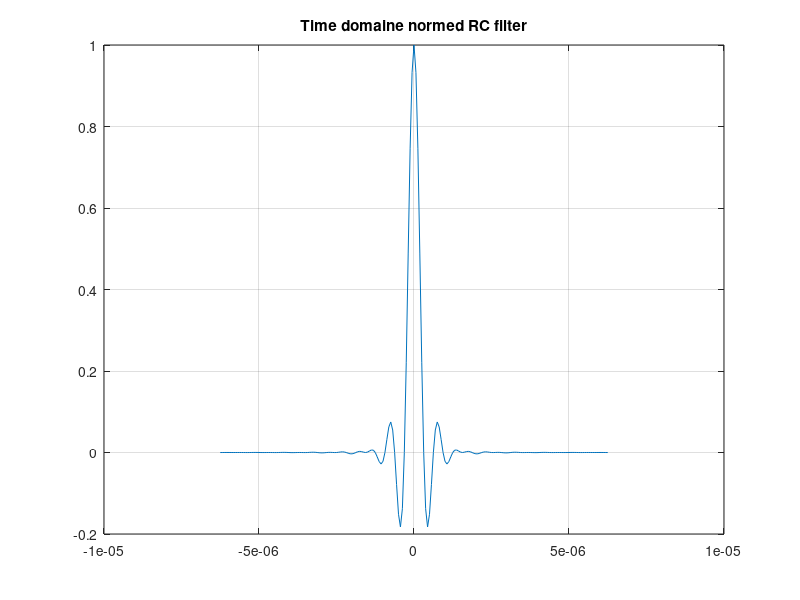
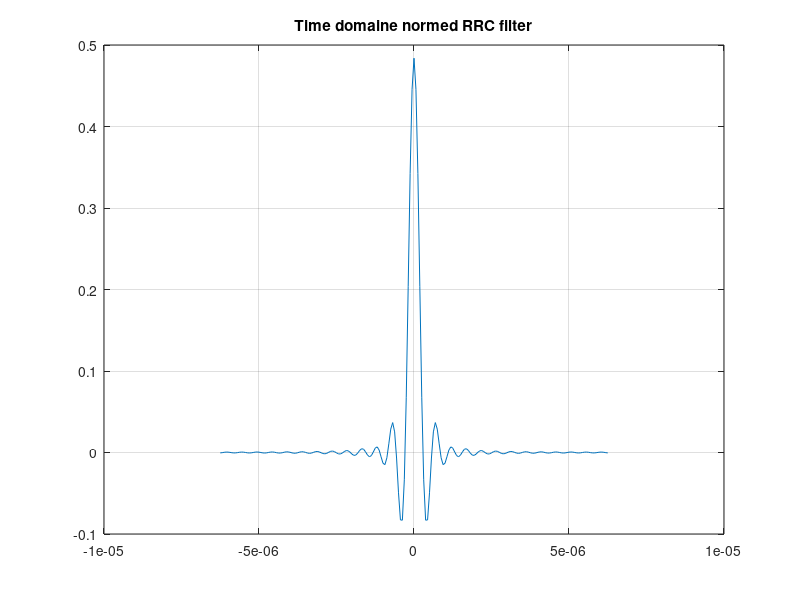

The MATLAB script that drew these images, in order: (Note: this script raises an error after producing the figures.)
clear all; clc; close all;

Nbit = 3000;
Nbps = 4;               %Nombre of bits per symbol (1 = BPSK, 2 = 4QAM, 4 = 16QAM, 6 = 64QAM)
M = 16;       %Upsampling factor
f_cut = 1e6; %Hz Cutoff frequency
fs = M*f_cut; % Sampling frequency (rule of thumb for the 10 25 times f_cut) Its the freq on which the conv of the filter and the signal will be done --> has to be the same !!!
T_symb = 1/(2*(fs/10))
EbNo = 5; %Energy of one by over the PSD of the noise ratio (in dB)
N_taps = 201; %number of taps of the filter

beta = 0.3; %Makes the window smoother as beta increases // roll-off factor given in the specifications
T = T_symb; %Sampling period to avoid ISI given by the f_cut (slide 29 p211) not sure about this relation !
N = N_taps;


f_step = fs/N;
f_max = f_step*(N-1)/2;
f = linspace(-f_max,f_max,N);

t_step = 1/fs;
t = (-(N-1)/2:(N-1)/2)*t_step;

%% filter in the frequency domain


H=zeros(1,N);
%creating the fucntion by the cases given in slide 30 p212
lower_bound = (1-beta)/(2*T);
upper_bound = (1+beta)/(2*T);

for i = 1:N
    fi = abs(f(i));
    if fi < lower_bound
        H(i)=T;
    elseif fi <= upper_bound
        H(i) = T*( 1 + cos( pi*T*(fi - lower_bound)/beta))/2;
    end
end



%% filter in time domain
%Passing from freq to time domain with IFFT

G = sqrt(H); %Root of the filter to implement it at transmiter and receiver

h = ifft(ifftshift(H));
g = ifft(ifftshift(G));
norm = h(1);
h = fftshift(h);
g = fftshift(g);
h_normed = (h/norm);
g_normed = (g/sqrt(norm));

% figure(1);plot(f,H,'*'); grid on;title("Frequency domaine RC filter");
% figure(2);plot(f,G,'*'); grid on;title("Frequency domaine RRC filter");hold on;
% figure(3);plot(t,h); grid on; title("Time domain RC filter");
figure(4);plot(t,h_normed); grid on; title("Time domaine normed RC filter")
% figure(5);plot(t,g); grid on; title("Time domain RRC filter");
figure(6);plot(t,g_normed); grid on; title("Time domaine normed RRC filter")


%% Bit Generator

bits = randi(2,1,Nbit)-1;
check_mult = mod(Nbit,Nbps);
if check_mult == 0
    bit_tx = bits;
else
    bit_tx = [bits  zeros(1,Nbps - check_mult)];
end
Nbit_tx = length(bit_tx);

% 
% bit_tx = [0 0 0 1];
% Nbit = length(bit_tx);
% Nbit_tx = Nbit;

%% Mapping
%Maps the bits into desired symbols in the complex plane 
if (Nbps > 1)
    symb_tx = mapping(bit_tx', Nbps, 'qam')';
else
    symb_tx = mapping(bit_tx', Nbps, 'pam')';
end


%% Upsampling

upsampled_symb_tx = UpSampling(symb_tx,Nbit_tx,Nbps,M);


%% Transmitter Filter


signal_tx = conv(upsampled_symb_tx,g_normed);%Convolution of the signal with the filter
signal_tx_simple = upsampled_symb_tx;

%% Transmission Channel

signal_rx = NoiseAddition(signal_tx,EbNo,fs,Nbit);      %With Noise
signal_rx_simple = NoiseAddition(signal_tx_simple,EbNo,fs,Nbit);      %With Noise
% signal_rx = signal_tx;                              %Without Nosie


%% Receiver Filter
matched_filter = flip(g_normed); %Get the time reversal of the filter g(-t) 
upsampled_symb_rx = conv(signal_rx,matched_filter,'valid'); %Matched filter convolved with the signal; 'valid' to remove padded zeroes added by the convolution

upsampled_symb_rx_simple = signal_rx_simple;
%% Downsampling

symb_rx = DownSampling(upsampled_symb_rx,Nbit_tx,Nbps,M);
symb_rx_simple = DownSampling(upsampled_symb_rx_simple,Nbit_tx,Nbps,M);

%% Demapping
 
if (Nbps > 1)
    bit_rx = demapping(symb_rx', Nbps, 'qam')';
else
    bit_rx = demapping(real(symb_rx)', Nbps, 'pam')';
end

bit_down_scaled = bit_rx(1:Nbit);

if (Nbps > 1)
    bit_rx_simple = demapping(symb_rx_simple', Nbps, 'qam')';
else
    bit_rx_simple = demapping(real(symb_rx_simple)', Nbps, 'pam')';
end

bit_down_scaled_simple = bit_rx_simple(1:Nbit);


%% Bits check

ErrorRatio = ErrorCalculator(bit_down_scaled,bits)
ErrorRatioSimple = ErrorCalculator(bit_down_scaled_simple,bits)

% figure(10);stem(abs(upsampled_symb_tx),'o');grid on; title("Upsampled Symbols");hold on; stem(abs(upsampled_symb_rx),'.');hold on; stem(abs(upsampled_symb_rx_simple),'.');legend('tx','rx','rx simple');
% figure(11);plot(symb_tx,'o');grid on; title("Symbols");hold on; plot(symb_rx,'.');plot(symb_rx_simple,'.');hold on;legend('tx','rx','rx simple');

